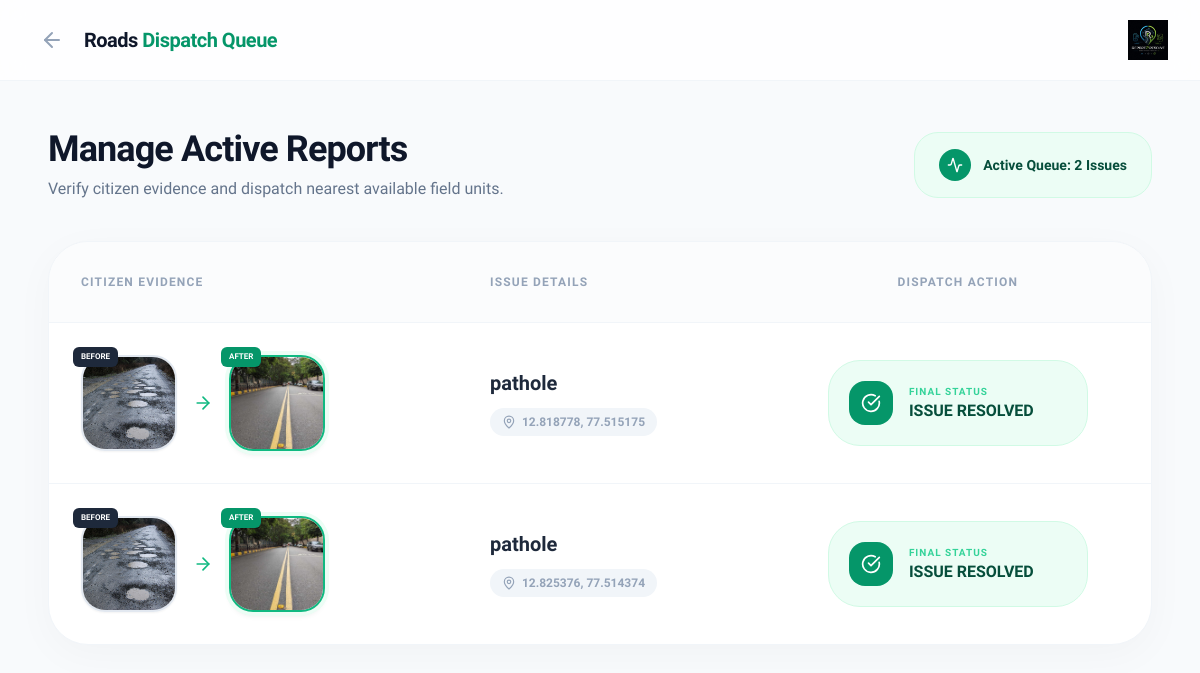
The page /dept/Roads on the database its author committed.
### app.py (models this page shows)
class Complaint(db.Model):
    id = db.Column(db.Integer, primary_key=True)
    description = db.Column(db.String(500))
    dept = db.Column(db.String(100))
    status = db.Column(db.String(50), default='Submitted')
    lat = db.Column(db.Float)
    lng = db.Column(db.Float)
    img_before = db.Column(db.String(200), default='pothole_before.jpg')
    img_after = db.Column(db.String(200))
    vote_count = db.Column(db.Integer, default=1)
    assigned_to = db.Column(db.String(100), nullable=True)

### app.py (the view)
@app.route('/dept/<name>')
def dept_view(name):
    items = Complaint.query.filter_by(dept=name).all()
    return render_template('officer_dept.html', items=items, dept_name=name)

### templates/officer_dept.html (shortened to what this page needs)
<!DOCTYPE html>
<html lang="en">
<head>
    <script src="https://cdn.tailwindcss.com"></script>
</head>
<body class="min-h-screen">
    <nav class="bg-white/80 backdrop-blur-md border-b border-slate-100 sticky top-0 z-50">
        <div class="max-w-7xl mx-auto px-8 py-5 flex items-center justify-between">
            <div class="flex items-center gap-3">
                <a href="/officer_hub" class="p-2 hover:bg-slate-100 rounded-xl transition-colors text-slate-400 hover:text-emerald-600">
                    <i data-lucide="arrow-left" class="w-6 h-6"></i>
                </a>
                <h1 class="text-xl font-extrabold tracking-tight">{{ dept_name }} <span class="text-emerald-600">Dispatch Queue</span></h1>
            </div>
            <img src="{{ url_for('static', filename='Report2Resolve.jpg') }}" alt="Logo" class="w-10 h-auto">
        </div>
    </nav>
    <main class="max-w-7xl mx-auto p-8 md:p-12">
        <header class="mb-10 flex flex-col md:flex-row md:items-center justify-between gap-6">
            <div>
                <h2 class="text-4xl font-black text-slate-900 tracking-tight">Manage Active Reports</h2>
                <p class="text-slate-500 font-medium mt-2">Verify citizen evidence and dispatch nearest available field units.</p>
            </div>
            <div class="flex items-center gap-3 bg-emerald-50 px-6 py-4 rounded-3xl border border-emerald-100">
                <div class="bg-emerald-600 text-white p-2 rounded-full"><i data-lucide="activity" class="w-4 h-4"></i></div>
                <span class="font-bold text-emerald-900 text-sm">Active Queue: {{ items|length }} Issues</span>
            </div>
        </header>
        <div class="glass-table">
            <div class="overflow-x-auto">
                <table class="w-full text-left border-collapse">
                    <thead class="bg-slate-50/50 border-b border-slate-100">
                        <tr>
                            <th class="p-8 text-xs font-black text-slate-400 uppercase tracking-widest">Citizen Evidence</th>
                            <th class="p-8 text-xs font-black text-slate-400 uppercase tracking-widest">Issue Details</th>
                            <th class="p-8 text-xs font-black text-slate-400 uppercase tracking-widest text-center">Dispatch Action</th>
                        </tr>
                    </thead>
                    <tbody class="divide-y divide-slate-100">
                        {% for item in items %}
                        <tr class="hover:bg-slate-50/50 transition-colors">
                            <td class="p-8">
                                <div class="flex items-center gap-4">
                                    <div class="relative group">
                                        <img src="{{ url_for('static', filename='uploads/' + item.img_before) }}"
                                             class="w-24 h-24 object-cover rounded-[1.5rem] border-2 border-slate-200 shadow-sm transition-transform duration-300 group-hover:scale-105">
                                        <span class="absolute -top-2 -left-2 bg-slate-800 text-white text-[8px] font-black px-2 py-1 rounded-md uppercase">Before</span>
                                    </div>
                                    {% if item.status == 'Resolved' %}
                                    <div class="text-emerald-500"><i data-lucide="arrow-right" class="w-5 h-5"></i></div>
                                    <div class="relative group">
                                        {% if item.img_after %}
                                        <img src="{{ url_for('static', filename='uploads/' + item.img_after) }}"
                                             class="w-24 h-24 object-cover rounded-[1.5rem] border-2 border-emerald-500 shadow-md ring-4 ring-emerald-50 transition-transform duration-300 group-hover:scale-105">
                                        {% else %}
                                        <div class="w-24 h-24 bg-slate-100 rounded-[1.5rem] border-2 border-dashed border-slate-300 flex items-center justify-center">
                                            <p class="text-[8px] font-bold text-slate-400">No Image</p>
                                        </div>
                                        {% endif %}
                                        <span class="absolute -top-2 -left-2 bg-emerald-600 text-white text-[8px] font-black px-2 py-1 rounded-md uppercase">After</span>
                                    </div>
                                    {% endif %}
                                </div>
                            </td>
                            <td class="p-8">
                                <div class="space-y-3">
                                    <h4 class="text-xl font-bold text-slate-800 leading-tight">{{ item.description }}</h4>
                                    <span class="inline-flex items-center gap-1.5 text-xs font-bold text-slate-400 bg-slate-100 px-3 py-1.5 rounded-full">
                                        <i data-lucide="map-pin" class="w-3.5 h-3.5"></i> {{ item.lat }}, {{ item.lng }}
                                    </span>
                                </div>
                            </td>
                            <td class="p-8 text-center">
                                <div class="max-w-[260px] mx-auto">
                                    {% if item.status == 'Submitted' %}
                                    <form action="/assign/{{ item.id }}" method="POST">
                                        <div class="bg-slate-50 border border-slate-200 p-3 rounded-2xl mb-3">
                                            <p class="text-[10px] font-black text-slate-400 uppercase tracking-widest">Smart System</p>
                                            <p class="text-xs font-bold text-slate-700">Nearest available staff: 0.4km away</p>
                                        </div>
                                        <button type="submit" class="w-full bg-emerald-600 hover:bg-emerald-700 text-white font-bold py-4 rounded-2xl shadow-lg transition-all flex items-center justify-center gap-2">
                                            <i data-lucide="zap" class="w-4 h-4"></i> Auto-Assign Work
                                        </button>
                                    </form>
                                    {% elif item.status == 'Resolved' %}
                                    <div class="p-5 rounded-[2rem] flex items-center gap-4 bg-emerald-50 border border-emerald-100">
                                        <div class="bg-emerald-600 text-white p-3 rounded-2xl">
                                            <i data-lucide="check-circle" class="w-5 h-5"></i>
                                        </div>
                                        <div class="text-left">
                                            <p class="text-[10px] font-black text-emerald-400 uppercase tracking-widest">Final Status</p>
                                            <p class="font-bold text-emerald-900 uppercase">Issue Resolved</p>
                                        </div>
                                    </div>
                                    {% endif %}
                                </div>
                            </td>
                        </tr>
                        {% endfor %}
                    </tbody>
                </table>
            </div>
        </div>
    </main>
</body>
</html>

### templates/officer_dept.html (style rules this page uses)
body { font-family: 'Plus Jakarta Sans', sans-serif; background-color: #f8fafc; color: #0f172a; }
.glass-table { background: white; border-radius: 2.5rem; box-shadow: 0 10px 40px rgba(0, 0, 0, 0.03); border: 1px solid #f1f5f9; overflow: hidden; }

### rows shown on the page
Complaint: img_before (picture), img_after (picture), description "pathole", lat "12.818778", lng "77.515175", status "Resolved" (drawn)
Complaint: img_before (picture), img_after (picture), description "pathole", lat "12.825376", lng "77.514374", status "Resolved" (drawn)

### other values the page prints
{{ dept_name }} "Roads"
{{ items|length }} "2"
